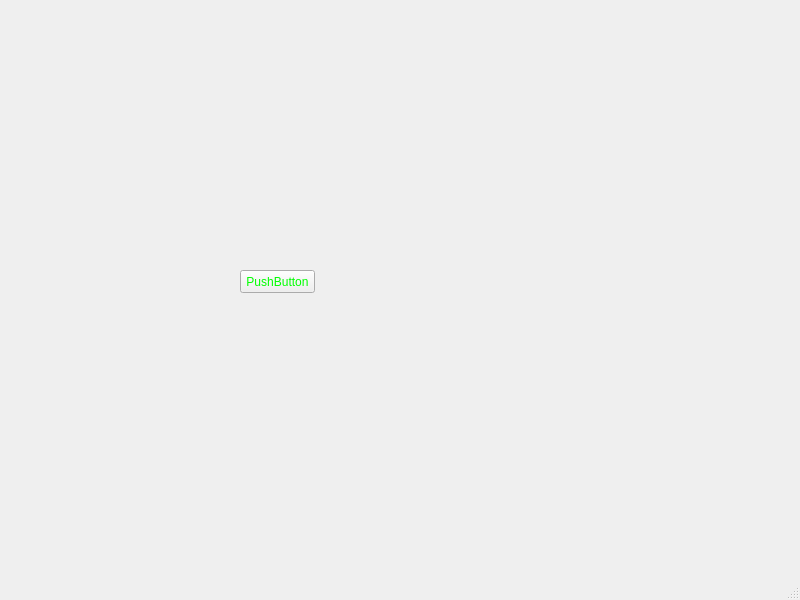
<?xml version="1.0" encoding="UTF-8"?>
<ui version="4.0">
 <class>MainWindow</class>
 <widget class="QMainWindow" name="MainWindow">
  <property name="geometry">
   <rect>
    <x>0</x>
    <y>0</y>
    <width>800</width>
    <height>600</height>
   </rect>
  </property>
  <property name="windowTitle">
   <string>MainWindow</string>
  </property>
  <widget class="QWidget" name="centralwidget">
   <widget class="QPushButton" name="pushButton">
    <property name="geometry">
     <rect>
      <x>240</x>
      <y>270</y>
      <width>75</width>
      <height>23</height>
     </rect>
    </property>
    <property name="palette">
     <palette>
      <active>
       <colorrole role="ButtonText">
        <brush brushstyle="SolidPattern">
         <color alpha="255">
          <red>255</red>
          <green>0</green>
          <blue>0</blue>
         </color>
        </brush>
       </colorrole>
      </active>
      <inactive>
       <colorrole role="ButtonText">
        <brush brushstyle="SolidPattern">
         <color alpha="255">
          <red>0</red>
          <green>255</green>
          <blue>0</blue>
         </color>
        </brush>
       </colorrole>
      </inactive>
      <disabled>
       <colorrole role="ButtonText">
        <brush brushstyle="SolidPattern">
         <color alpha="255">
          <red>0</red>
          <green>0</green>
          <blue>255</blue>
         </color>
        </brush>
       </colorrole>
      </disabled>
     </palette>
    </property>
    <property name="text">
     <string>PushButton</string>
    </property>
   </widget>
  </widget>
  <widget class="QMenuBar" name="menubar">
   <property name="geometry">
    <rect>
     <x>0</x>
     <y>0</y>
     <width>800</width>
     <height>21</height>
    </rect>
   </property>
  </widget>
  <widget class="QStatusBar" name="statusbar"/>
 </widget>
 <resources/>
 <connections/>
</ui>
